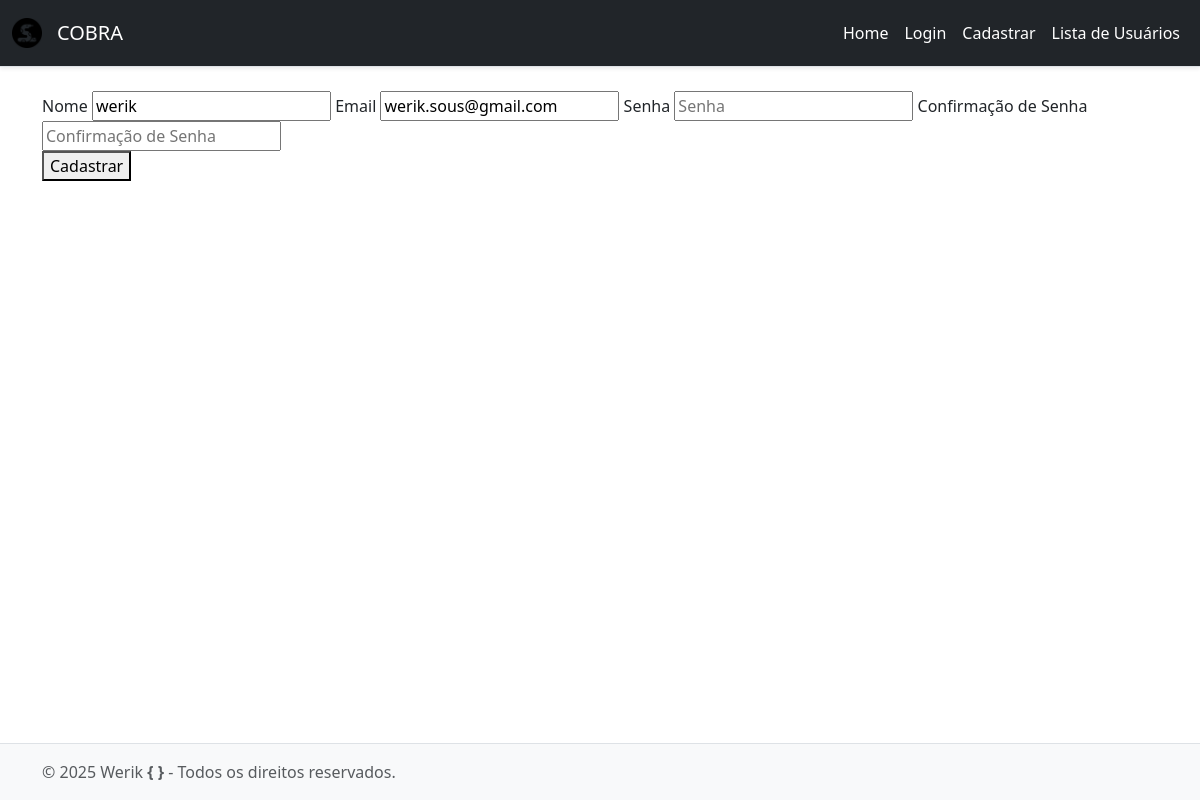
Page /usuarios/update/1 on the earlier database version.
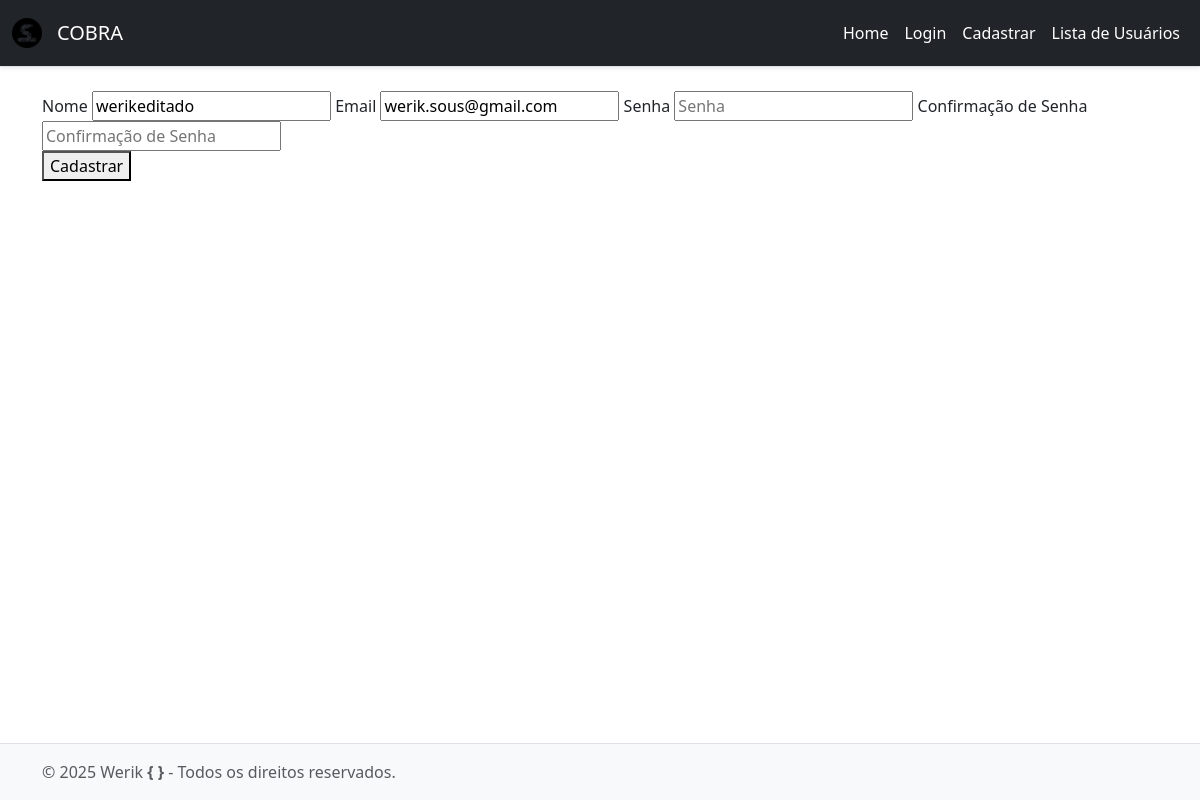
Same page on the later database version.
### app/models.py (models this page shows, shortened)
class Usuario(db.Model):
    __tablename__ = 'usuarios'
    id = db.Column(db.Integer, primary_key=True)
    nome = db.Column(db.String(80), nullable=False)
    email = db.Column(db.String(120), unique=True, nullable=False)
    senha = db.Column(db.String(120), nullable=False)

### app/routers/usuarios.py (the view, shortened to what this page needs)
@bp_usuarios.route('/update/<int:id>', methods=['GET', 'POST'])
def update(id):
    usuario = Usuario.query.get_or_404(id)
    if request.method == 'GET':
        return render_template('usuarios_update.html', usuario=usuario, now=datetime.now())

### app/templates/usuarios_update.html (shortened to what this page needs)
{% extends 'base.html' %}
{% block conteudo %}
{% set mensagens = get_flashed_messages() %}
<form method="post" action="/usuarios/update/{{ usuario.id }}">
    <div>
      <label>Nome</label>
      <input type="text" name="nome" placeholder="Nome" value="{{ usuario.nome }}" >
      <label>Email</label>
      <input type="text" name="email" placeholder="Email" value="{{ usuario.email }}" >
      <label>Senha</label>
      <input type="password" name="senha" placeholder="Senha" >
      <label>Confirmação de Senha</label>
      <input type="password" name="csenha" placeholder="Confirmação de Senha" >
    </div>
    <button type="submit" value="Cadastrar">Cadastrar</button>
  </form>
    {% endblock %}

Differences in the rows shown:
changed Usuario "werik.sous@gmail.com": nome "werik" → "werikeditado"
